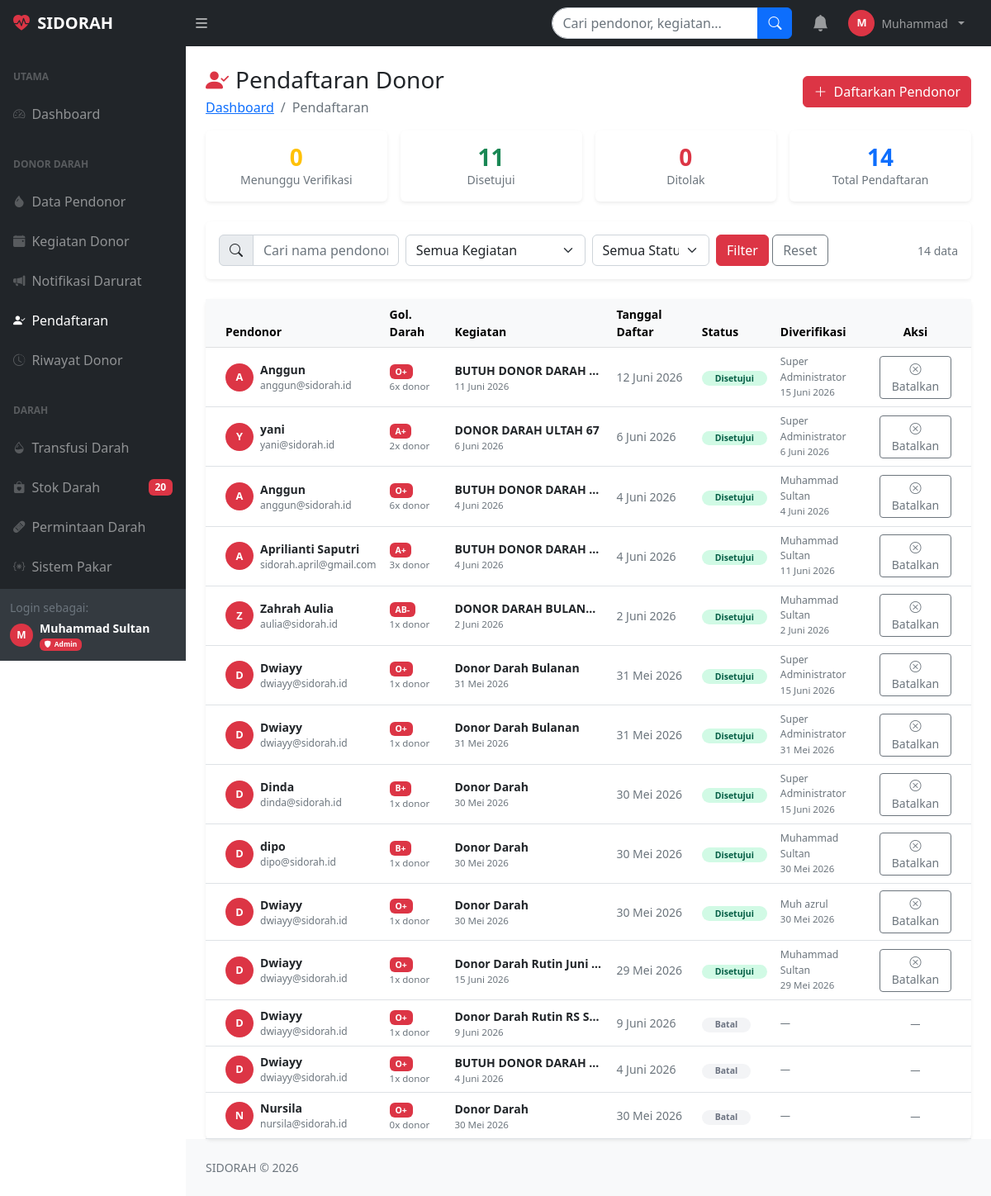
The page /pendaftaran.php (signed in) on the database its author committed.
### tables this page shows
CREATE TABLE `pengaturan` (
  `id` int(11) NOT NULL,
  `kunci` varchar(100) NOT NULL,
  `nilai` text DEFAULT NULL,
  `keterangan` varchar(200) DEFAULT NULL
);

CREATE TABLE `pendaftaran` (
  `id_pendaftaran` int(11) NOT NULL,
  `id_pendonor` int(11) DEFAULT NULL,
  `id_kegiatan` int(11) DEFAULT NULL,
  `tanggal_daftar` timestamp NOT NULL DEFAULT current_timestamp(),
  `status_pendaftaran` enum('menunggu','disetujui','ditolak','batal') DEFAULT 'menunggu',
  `catatan_admin` text DEFAULT NULL,
  `tanggal_verifikasi` timestamp NULL DEFAULT NULL,
  `id_admin_verifikasi` int(11) DEFAULT NULL
);

CREATE TABLE `users` (
  `id_pengguna` int(11) NOT NULL,
  `nama_lengkap` varchar(100) DEFAULT NULL,
  `email` varchar(100) NOT NULL,
  `password` varchar(255) NOT NULL,
  `no_telepon` varchar(15) DEFAULT NULL,
  `role` enum('super_admin','admin','pendonor','petugas_medis','manajemen') DEFAULT NULL,
  `status_akun` enum('aktif','nonaktif','terkunci') DEFAULT 'aktif',
  `created_at` timestamp NOT NULL DEFAULT current_timestamp(),
  `updated_at` timestamp NOT NULL DEFAULT current_timestamp() ON UPDATE current_timestamp(),
  `last_login` timestamp NULL DEFAULT NULL
);

CREATE TABLE `pendonor` (
  `id_pendonor` int(11) NOT NULL,
  `id_pengguna` int(11) DEFAULT NULL,
  `nik` varchar(16) DEFAULT NULL COMMENT 'Nomor Induk Kependudukan',
  `rfid_uid` varchar(50) DEFAULT NULL COMMENT 'UID kartu RFID pendonor',
  `tanggal_lahir` date DEFAULT NULL,
  `tempat_lahir` varchar(100) DEFAULT NULL,
  `jenis_kelamin` enum('L','P') DEFAULT NULL,
  `pekerjaan` varchar(100) DEFAULT NULL,
  `golongan_darah` enum('A','B','AB','O') DEFAULT NULL,
  `rhesus` enum('Positif','Negatif') DEFAULT NULL,
  `alamat` text DEFAULT NULL,
  `berat_badan` decimal(5,2) DEFAULT NULL,
  `riwayat_penyakit` text DEFAULT NULL,
  `status_aktif` tinyint(1) DEFAULT NULL,
  `total_donor` int(11) DEFAULT 0,
  `donor_terakhir` date DEFAULT NULL
);

CREATE TABLE `kegiatan_donor` (
  `id_kegiatan` int(11) NOT NULL,
  `nama_kegiatan` varchar(150) DEFAULT NULL,
  `tanggal_kegiatan` date DEFAULT NULL,
  `waktu_mulai` time DEFAULT NULL,
  `waktu_selesai` time DEFAULT NULL,
  `lokasi` varchar(200) DEFAULT NULL,
  `kuota_peserta` int(11) DEFAULT NULL,
  `jumlah_terdaftar` int(11) DEFAULT 0,
  `persyaratan` text DEFAULT NULL,
  `status_kegiatan` enum('aktif','selesai','dibatalkan') DEFAULT NULL,
  `id_admin` int(11) DEFAULT NULL
);

### pendaftaran.php (the view, shortened to what the rows shown need)
<?php
require_once 'koneksi.php';
$where = "WHERE 1=1";
$per_hal = 15;
$hal     = max(1,(int)($_GET['hal'] ?? 1));
$offset  = ($hal-1)*$per_hal;
$pendaftaran = $koneksi->query("
    SELECT pend.*,
           u.nama_lengkap, u.email,
           p.golongan_darah, p.rhesus, p.total_donor,
           k.nama_kegiatan, k.tanggal_kegiatan,
           adm.nama_lengkap as nama_admin
    FROM pendaftaran pend
    JOIN pendonor p ON pend.id_pendonor=p.id_pendonor
    JOIN users u ON p.id_pengguna=u.id_pengguna
    JOIN kegiatan_donor k ON pend.id_kegiatan=k.id_kegiatan
    LEFT JOIN users adm ON pend.id_admin_verifikasi=adm.id_pengguna
    $where
    ORDER BY
        FIELD(pend.status_pendaftaran,'menunggu','disetujui','ditolak','batal'),
        pend.tanggal_daftar DESC
    LIMIT $per_hal OFFSET $offset
");
?>
<!DOCTYPE html>
<html lang="id">
<head>
    <link href="css/styles.css" rel="stylesheet">
    <link href="https://cdn.jsdelivr.net/npm/bootstrap-icons@1.11.3/font/bootstrap-icons.min.css" rel="stylesheet">
</head>
<body class="sb-nav-fixed">
<?php include 'includes/topnav.php'; ?>
<div id="layoutSidenav">
    <div id="layoutSidenav_content">
        <main>
            <div class="container-fluid px-4">
                <div class="d-flex justify-content-between align-items-center mt-4 mb-3">
                    <div>
                        <h1 class="h3 mb-0"><i class="bi bi-person-check-fill text-danger me-2"></i>Pendaftaran Donor</h1>
                    </div>
                </div>
                <div class="card border-0 shadow-sm">
                    <div class="card-body p-0">
                        <div class="table-responsive">
                            <table class="table table-hover align-middle mb-0 small">
                                <thead class="table-light">
                                    <tr>
                                        <th class="ps-4">Pendonor</th>
                                        <th>Gol. Darah</th>
                                        <th>Kegiatan</th>
                                        <th>Tanggal Daftar</th>
                                        <th>Status</th>
                                        <th>Diverifikasi</th>
                                        <th class="text-center pe-4">Aksi</th>
                                    </tr>
                                </thead>
                                <tbody>
                                <?php if ($pendaftaran->num_rows === 0): ?>
                                <tr><td colspan="7" class="text-center py-5 text-muted">
                                    <i class="bi bi-clipboard-x fs-2 d-block mb-2"></i>Tidak ada data pendaftaran
                                </td></tr>
                                <?php else:
                                    while ($pend = $pendaftaran->fetch_assoc()):
                                    $sym = $pend['rhesus']==='Positif'?'+':'-';
                                ?>
                                <tr>
                                    <td class="ps-4">
                                        <div class="d-flex align-items-center gap-2">
                                            <div style="width:34px;height:34px;border-radius:50%;background:#dc3545;
                                                display:flex;align-items:center;justify-content:center;
                                                color:white;font-weight:700;font-size:0.8rem;flex-shrink:0">
                                                <?= strtoupper(substr($pend['nama_lengkap'],0,1)) ?>
                                            </div>
                                            <div>
                                                <div class="fw-semibold"><?= htmlspecialchars($pend['nama_lengkap']) ?></div>
                                                <div class="text-muted" style="font-size:0.75rem"><?= htmlspecialchars($pend['email']) ?></div>
                                            </div>
                                        </div>
                                    </td>
                                    <td>
                                        <span class="badge bg-danger fw-bold">
                                            <?= $pend['golongan_darah'] ?><?= $sym ?>
                                        </span>
                                        <div class="text-muted" style="font-size:0.72rem"><?= $pend['total_donor'] ?>x donor</div>
                                    </td>
                                    <td>
                                        <div class="fw-semibold" style="max-width:180px;white-space:nowrap;overflow:hidden;text-overflow:ellipsis">
                                            <?= htmlspecialchars($pend['nama_kegiatan']) ?>
                                        </div>
                                        <div class="text-muted" style="font-size:0.72rem"><?= tanggal_indo($pend['tanggal_kegiatan']) ?></div>
                                    </td>
                                    <td class="text-muted"><?= format_waktu_singkat($pend['tanggal_daftar']) ?></td>
                                    <td>
                                        <span class="badge status-<?= $pend['status_pendaftaran'] ?> rounded-pill px-3">
                                            <?= ucfirst($pend['status_pendaftaran']) ?>
                                        </span>
                                    </td>
                                    <td class="text-muted small">
                                        <?php if ($pend['nama_admin']): ?>
                                            <?= htmlspecialchars($pend['nama_admin']) ?><br>
                                            <span style="font-size:0.72rem"><?= $pend['tanggal_verifikasi'] ? format_waktu_singkat($pend['tanggal_verifikasi']) : '' ?></span>
                                        <?php else: ?>
                                            <span class="text-muted">—</span>
                                        <?php endif; ?>
                                    </td>
                                    <td class="text-center pe-4">
                                        <?php if ($pend['status_pendaftaran'] === 'menunggu'): ?>
                                        <div class="d-flex gap-1 justify-content-center">
                                            <button class="btn btn-success btn-sm"
                                                onclick="verifikasi(<?= $pend['id_pendaftaran'] ?>,'disetujui','<?= addslashes($pend['nama_lengkap']) ?>')">
                                                <i class="bi bi-check-lg"></i> Setuju
                                            </button>
                                            <button class="btn btn-outline-danger btn-sm"
                                                onclick="verifikasi(<?= $pend['id_pendaftaran'] ?>,'ditolak','<?= addslashes($pend['nama_lengkap']) ?>')">
                                                <i class="bi bi-x-lg"></i> Tolak
                                            </button>
                                        </div>
                                        <?php elseif ($pend['status_pendaftaran'] === 'disetujui'): ?>
                                        <form method="POST" class="d-inline">
                                            <button type="submit" class="btn btn-outline-secondary btn-sm">
                                                <i class="bi bi-x-circle"></i> Batalkan
                                            </button>
                                        </form>
                                        <?php else: ?>
                                        <span class="text-muted small">—</span>
                                        <?php endif; ?>
                                    </td>
                                </tr>
                                <?php endwhile; endif; ?>
                                </tbody>
                            </table>
                        </div>
                    </div>
                </div>
            </div>
        </main>
    </div>
</div>
</body>
</html>

### includes/topnav.php (shortened to what the rows shown need)
<?php
$nama_rs_nav = 'SIDORAH';
$res_nama = $koneksi->query("SELECT nilai FROM pengaturan WHERE kunci='nama_rs' LIMIT 1");
if ($res_nama && $res_nama->num_rows > 0) {
    $nama_rs_nav = $res_nama->fetch_assoc()['nilai'] ?: 'SIDORAH';
}
?>
<nav class="sb-topnav navbar navbar-expand navbar-dark bg-dark">
    <a class="navbar-brand ps-3 fw-bold" href="dashboard.php">
        <i class="bi bi-heart-pulse-fill text-danger me-1"></i>
        <?= htmlspecialchars($nama_rs_nav) ?>
    </a>
    <button class="btn btn-link btn-sm order-1 order-lg-0 me-4 me-lg-0 text-white"
            id="sidebarToggle" href="#!">
        <i class="bi bi-list fs-5"></i>
    </button>
    <form class="d-none d-md-inline-block ms-auto me-0 me-md-3 my-2 my-md-0"
          action="cari.php" method="GET">
        <div class="input-group">
        </div>
    </form>
    <ul class="navbar-nav ms-auto ms-md-0 me-3 me-lg-4 align-items-center">
        <li class="nav-item dropdown me-2">
        </li>
        <li class="nav-item dropdown">
        </li>
    </ul>
</nav>

### rows shown on the page
pengaturan: nilai "SIDORAH"
pendaftaran: users.nama_lengkap "A", users.nama_lengkap "Anggun", users.email "anggun@sidorah.id", id_pendonor.golongan_darah "O", id_pendonor.rhesus "+", id_pendonor.total_donor "6", id_kegiatan.nama_kegiatan "BUTUH DONOR DARAH…", id_kegiatan.tanggal_kegiatan "11 Juni 2026", tanggal_daftar "12 Juni 2026", status_pendaftaran "Disetujui", id_admin_verifikasi.nama_lengkap "Super Administrator", tanggal_verifikasi "15 Juni 2026"
pendaftaran: users.nama_lengkap "Y", users.nama_lengkap "yani", users.email "yani@sidorah.id", id_pendonor.golongan_darah "A", id_pendonor.rhesus "+", id_pendonor.total_donor "2", id_kegiatan.nama_kegiatan "DONOR DARAH ULTAH 67", id_kegiatan.tanggal_kegiatan "6 Juni 2026", tanggal_daftar "6 Juni 2026", status_pendaftaran "Disetujui", id_admin_verifikasi.nama_lengkap "Super Administrator", tanggal_verifikasi "6 Juni 2026"
pendaftaran: users.nama_lengkap "A", users.nama_lengkap "Anggun", users.email "anggun@sidorah.id", id_pendonor.golongan_darah "O", id_pendonor.rhesus "+", id_pendonor.total_donor "6", id_kegiatan.nama_kegiatan "BUTUH DONOR DARAH…", id_kegiatan.tanggal_kegiatan "4 Juni 2026", tanggal_daftar "4 Juni 2026", status_pendaftaran "Disetujui", id_admin_verifikasi.nama_lengkap "Muhammad Sultan", tanggal_verifikasi "4 Juni 2026"
pendaftaran: users.nama_lengkap "A", users.nama_lengkap "Aprilianti Saputri", users.email "sidorah.april@gmail.com", id_pendonor.golongan_darah "A", id_pendonor.rhesus "+", id_pendonor.total_donor "3", id_kegiatan.nama_kegiatan "BUTUH DONOR DARAH…", id_kegiatan.tanggal_kegiatan "4 Juni 2026", tanggal_daftar "4 Juni 2026", status_pendaftaran "Disetujui", id_admin_verifikasi.nama_lengkap "Muhammad Sultan", tanggal_verifikasi "11 Juni 2026"
pendaftaran: users.nama_lengkap "Z", users.nama_lengkap "Zahrah Aulia", users.email "aulia@sidorah.id", id_pendonor.golongan_darah "AB", id_pendonor.rhesus "-", id_pendonor.total_donor "1", id_kegiatan.nama_kegiatan "DONOR DARAH BULAN…", id_kegiatan.tanggal_kegiatan "2 Juni 2026", tanggal_daftar "2 Juni 2026", status_pendaftaran "Disetujui", id_admin_verifikasi.nama_lengkap "Muhammad Sultan", tanggal_verifikasi "2 Juni 2026"
pendaftaran: users.nama_lengkap "D", users.nama_lengkap "Dwiayy", users.email "dwiayy@sidorah.id", id_pendonor.golongan_darah "O", id_pendonor.rhesus "+", id_pendonor.total_donor "1", id_kegiatan.nama_kegiatan "Donor Darah Bulanan", id_kegiatan.tanggal_kegiatan "31 Mei 2026", tanggal_daftar "31 Mei 2026", status_pendaftaran "Disetujui", id_admin_verifikasi.nama_lengkap "Super Administrator", tanggal_verifikasi "15 Juni 2026"
pendaftaran: users.nama_lengkap "D", users.nama_lengkap "Dwiayy", users.email "dwiayy@sidorah.id", id_pendonor.golongan_darah "O", id_pendonor.rhesus "+", id_pendonor.total_donor "1", id_kegiatan.nama_kegiatan "Donor Darah Bulanan", id_kegiatan.tanggal_kegiatan "31 Mei 2026", tanggal_daftar "31 Mei 2026", status_pendaftaran "Disetujui", id_admin_verifikasi.nama_lengkap "Super Administrator", tanggal_verifikasi "31 Mei 2026"
pendaftaran: users.nama_lengkap "D", users.nama_lengkap "Dinda", users.email "dinda@sidorah.id", id_pendonor.golongan_darah "B", id_pendonor.rhesus "+", id_pendonor.total_donor "1", id_kegiatan.nama_kegiatan "Donor Darah", id_kegiatan.tanggal_kegiatan "30 Mei 2026", tanggal_daftar "30 Mei 2026", status_pendaftaran "Disetujui", id_admin_verifikasi.nama_lengkap "Super Administrator", tanggal_verifikasi "15 Juni 2026"
pendaftaran: users.nama_lengkap "D", users.nama_lengkap "dipo", users.email "dipo@sidorah.id", id_pendonor.golongan_darah "B", id_pendonor.rhesus "+", id_pendonor.total_donor "1", id_kegiatan.nama_kegiatan "Donor Darah", id_kegiatan.tanggal_kegiatan "30 Mei 2026", tanggal_daftar "30 Mei 2026", status_pendaftaran "Disetujui", id_admin_verifikasi.nama_lengkap "Muhammad Sultan", tanggal_verifikasi "30 Mei 2026"
pendaftaran: users.nama_lengkap "D", users.nama_lengkap "Dwiayy", users.email "dwiayy@sidorah.id", id_pendonor.golongan_darah "O", id_pendonor.rhesus "+", id_pendonor.total_donor "1", id_kegiatan.nama_kegiatan "Donor Darah", id_kegiatan.tanggal_kegiatan "30 Mei 2026", tanggal_daftar "30 Mei 2026", status_pendaftaran "Disetujui", id_admin_verifikasi.nama_lengkap "Muh azrul", tanggal_verifikasi "30 Mei 2026"
pendaftaran: users.nama_lengkap "D", users.nama_lengkap "Dwiayy", users.email "dwiayy@sidorah.id", id_pendonor.golongan_darah "O", id_pendonor.rhesus "+", id_pendonor.total_donor "1", id_kegiatan.nama_kegiatan "Donor Darah Rutin Juni…", id_kegiatan.tanggal_kegiatan "15 Juni 2026", tanggal_daftar "29 Mei 2026", status_pendaftaran "Disetujui", id_admin_verifikasi.nama_lengkap "Muhammad Sultan", tanggal_verifikasi "29 Mei 2026"
pendaftaran: users.nama_lengkap "D", users.nama_lengkap "Dwiayy", users.email "dwiayy@sidorah.id", id_pendonor.golongan_darah "O", id_pendonor.rhesus "+", id_pendonor.total_donor "1", id_kegiatan.nama_kegiatan "Donor Darah Rutin RS S…", id_kegiatan.tanggal_kegiatan "9 Juni 2026", tanggal_daftar "9 Juni 2026", status_pendaftaran "Batal"
pendaftaran: users.nama_lengkap "D", users.nama_lengkap "Dwiayy", users.email "dwiayy@sidorah.id", id_pendonor.golongan_darah "O", id_pendonor.rhesus "+", id_pendonor.total_donor "1", id_kegiatan.nama_kegiatan "BUTUH DONOR DARAH…", id_kegiatan.tanggal_kegiatan "4 Juni 2026", tanggal_daftar "4 Juni 2026", status_pendaftaran "Batal"
pendaftaran: users.nama_lengkap "N", users.nama_lengkap "Nursila", users.email "nursila@sidorah.id", id_pendonor.golongan_darah "O", id_pendonor.rhesus "+", id_pendonor.total_donor "0", id_kegiatan.nama_kegiatan "Donor Darah", id_kegiatan.tanggal_kegiatan "30 Mei 2026", tanggal_daftar "30 Mei 2026", status_pendaftaran "Batal"

### other values the page prints
substr($_SESSION['nama_lengkap'] ?? 'A', 0, 1) "M"
explode(' ', $_SESSION['nama_lengkap'])[0] "Muhammad"
$kritis "20"
$_SESSION['nama_lengkap'] "Muhammad Sultan"
$r[2] "Admin"
$stat_menunggu "0"
$stat_disetujui "11"
$stat_ditolak "0"
$stat_total "14"
$total "14"
